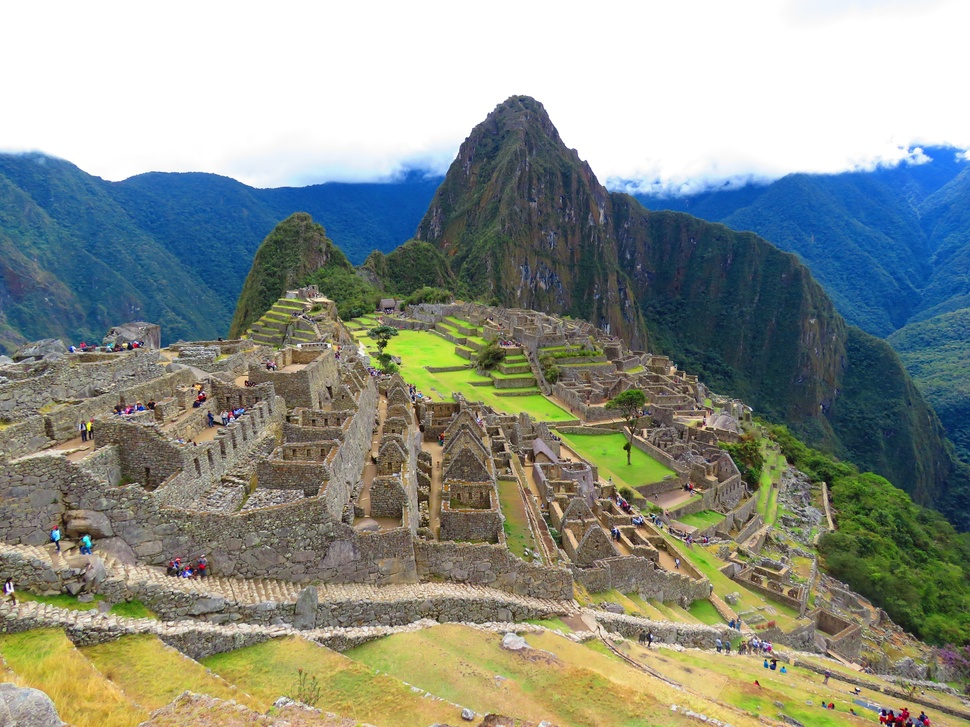
#> input picture datasets/images/machu_pichho_peru.jpg, 970 x 727 px, shrunk from 4608 x 3456 before the run
$ jupyter execute 3.ipynb
#> lines starting #> are read from the running program, lines starting #| are printed output that depends on the picture
[cell 1]
###importing stuff
import skimage
import math
import matplotlib
import numpy             as np
import matplotlib.pyplot as plt
from skimage import io
from skimage import data
from skimage import img_as_float
from skimage import img_as_ubyte

def image_prop(image):
    print("-"*40)
    print("Type :  ",type(image))
    print("DType : ",image.dtype)
    print("Shape : ",image.shape)
    print("size :  ",image.size)
    print("High Pixel  : ",image.max())
    print("Lowes Pixel : ",image.min())

    print("-"*40)

def plot_image(image):
    plt.figure(figsize=(10,10))
    plt.imshow(image,cmap="gray")
    plt.colorbar()
    image_prop(image)

[cell 2]
##m reading different channel in a image
image = io.imread("./datasets/images/machu_pichho_peru.jpg")
#> image is the input picture: shape (727, 970, 3); mean R, G, B 140.7, 146.7, 136.6
plot_image(image)
#| Type :   <class 'numpy.ndarray'>
#| DType :  uint8
#| Shape :  (727, 970, 3)
#| size :   2115570
#| High Pixel  :  255
#| Lowes Pixel :  0
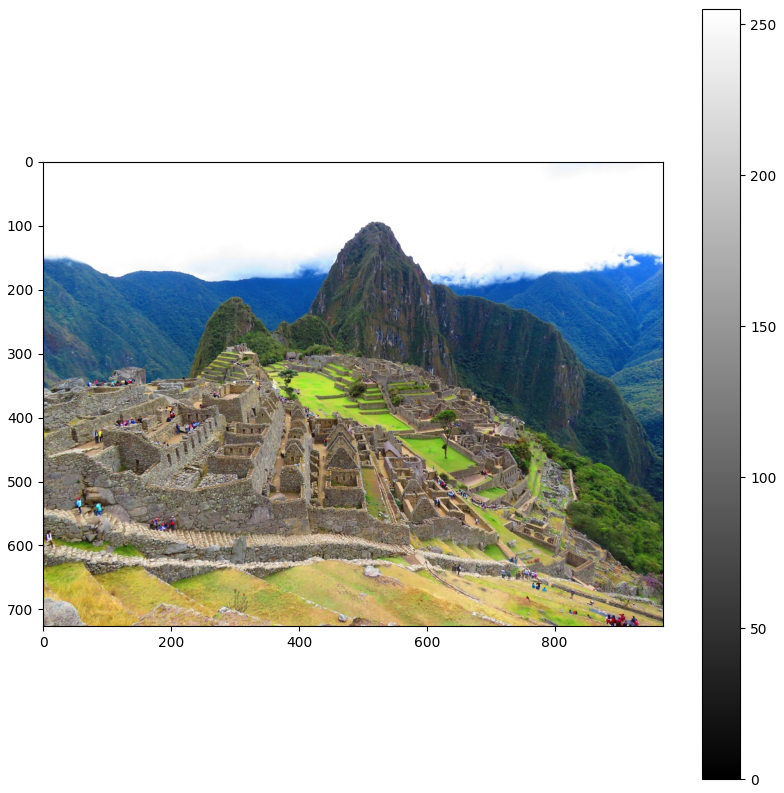
#> figure drawn by matplotlib, 2 panels

[cell 3]
## extracting different image
red = image[:,:,0]
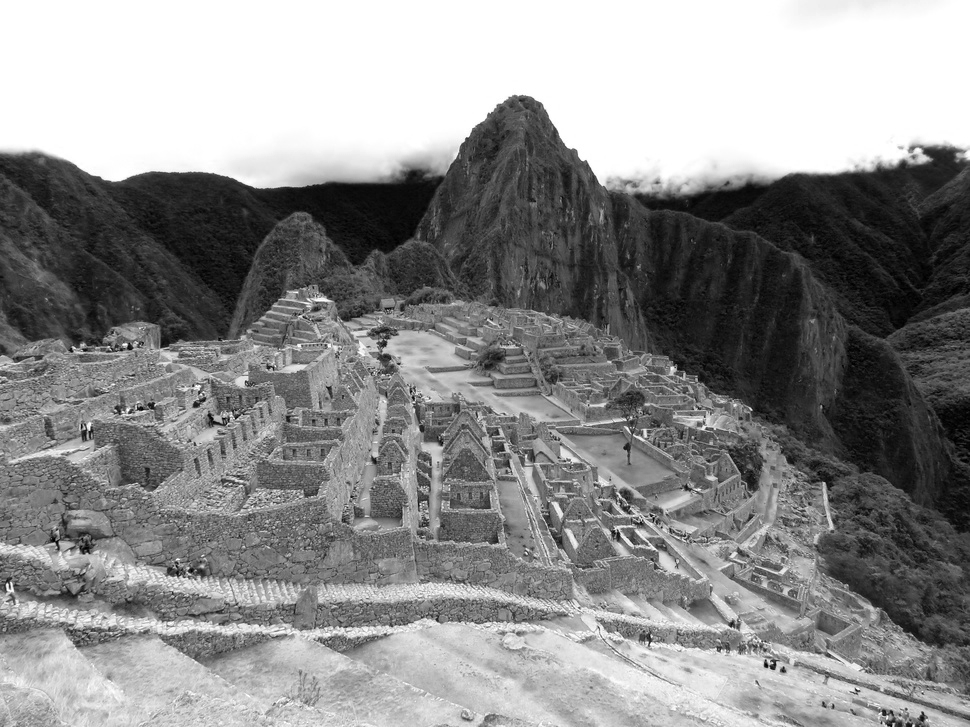
#> red: shape (727, 970); min 0, max 255, mean 140.7
green = image[:,:,1]
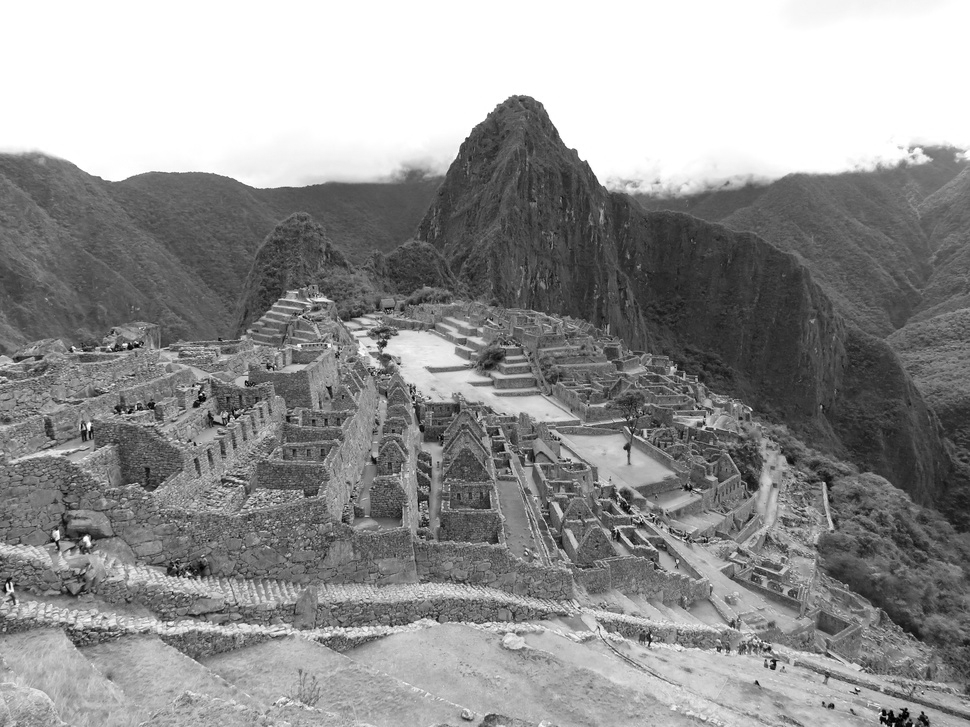
#> green: shape (727, 970); min 0, max 255, mean 146.7
blue = image[:,:,2]
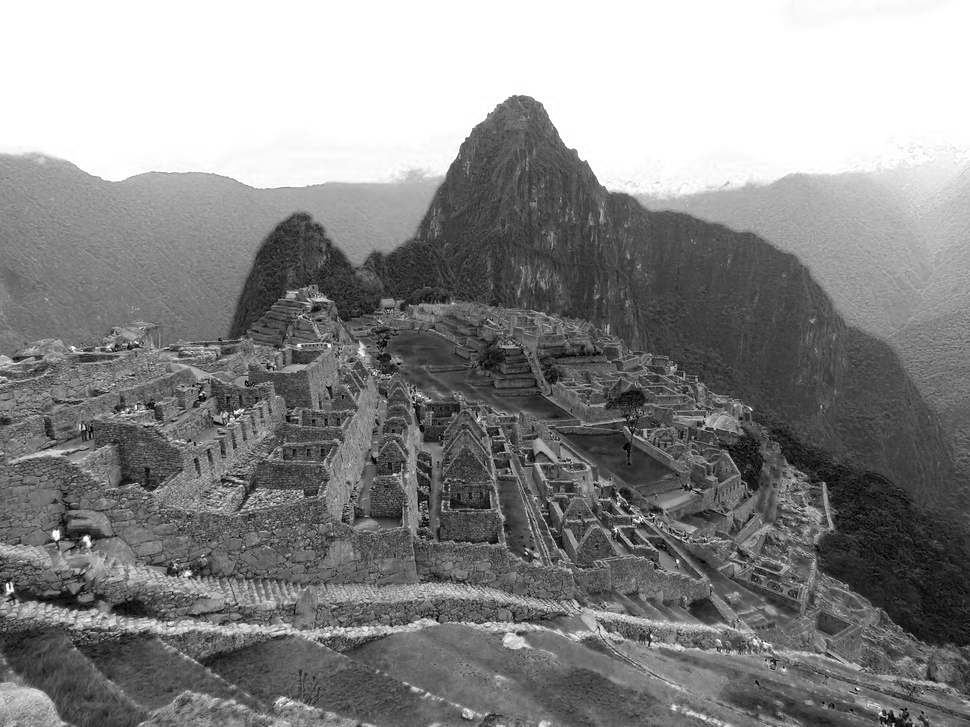
#> blue: shape (727, 970); min 0, max 255, mean 136.6
_,sections = plt.subplots(1,4,figsize=(10,10))
for ax in sections:
    ax.axis('off')
r_section,g_section,b_section,rgb_section = sections
r_section.imshow(red,cmap='gray')
r_section.set_title("Red Channel")
g_section.imshow(green,cmap='gray')
g_section.set_title("Green Channel")
b_section.imshow(blue,cmap='gray')
b_section.set_title("Blue Channel")
rgb_section.imshow(image)
rgb_section.set_title("rgb channel")

$ run again, with datasets/images/balloons.jpg copied over datasets/images/machu_pichho_peru.jpg
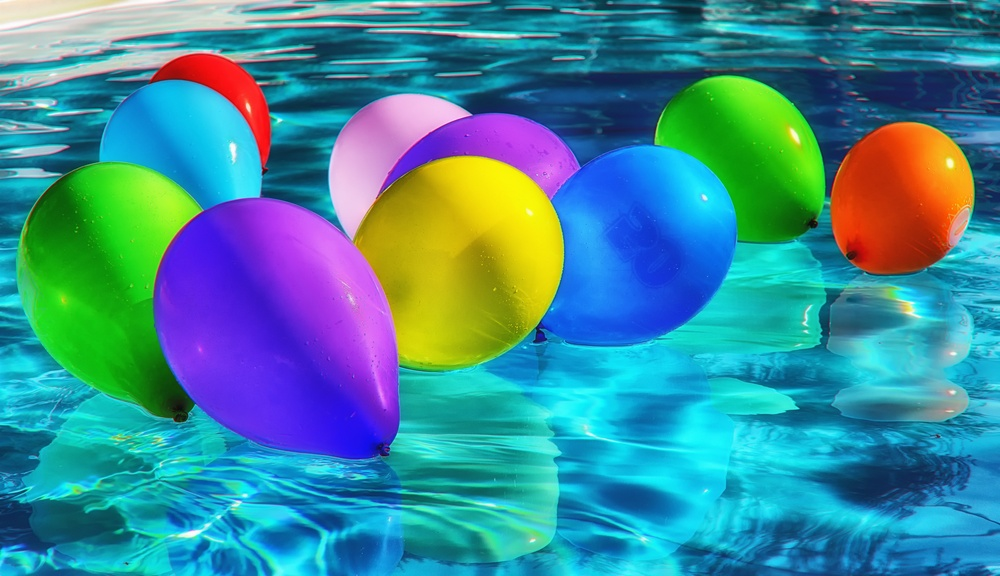
#> input picture datasets/images/balloons.jpg, 1000 x 576 px, shrunk from 5571 x 3211 before the run
#> image is the input picture: shape (576, 1000, 3); mean R, G, B 61.4, 138.6, 152.9
#| Type :   <class 'numpy.ndarray'>
#| DType :  uint8
#| Shape :  (576, 1000, 3)
#| size :   1728000
#| High Pixel  :  255
#| Lowes Pixel :  0
#> `green = image[:,:,1]`:
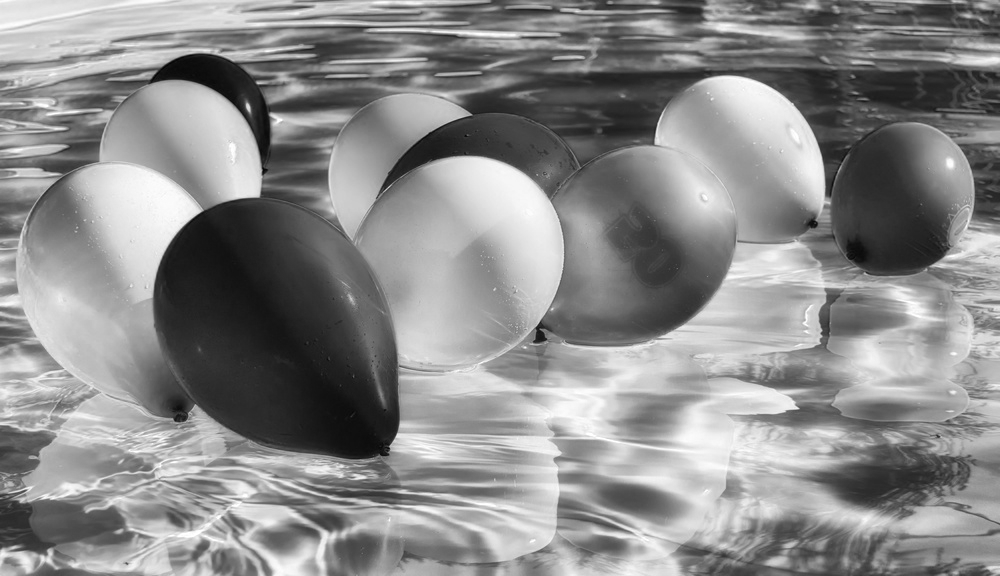
#> green: shape (576, 1000); min 4, max 255, mean 138.6
#> `blue = image[:,:,2]`:
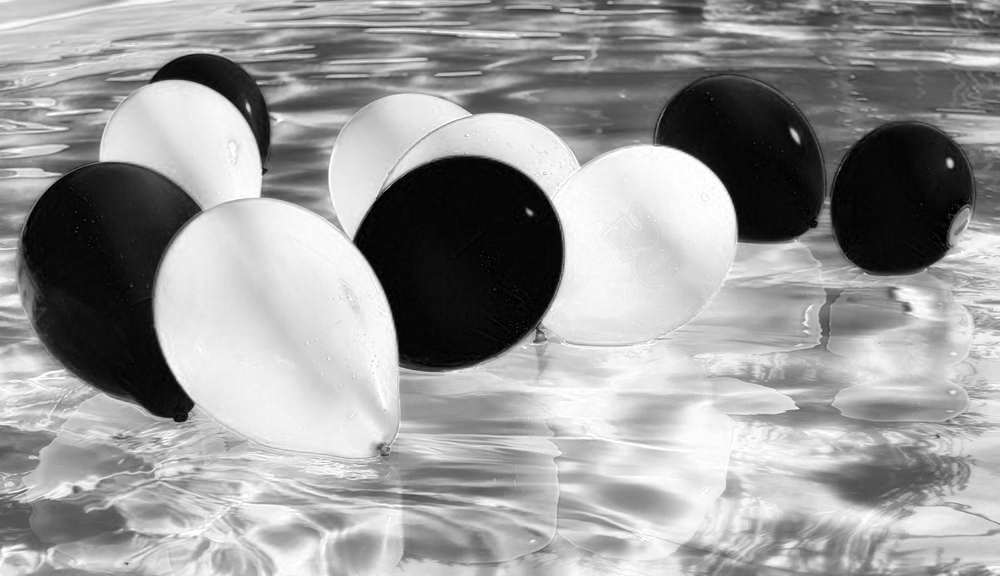
#> blue: shape (576, 1000); min 0, max 255, mean 152.9

$ run again, with datasets/images/blood_cells128X128.jpg copied over datasets/images/machu_pichho_peru.jpg
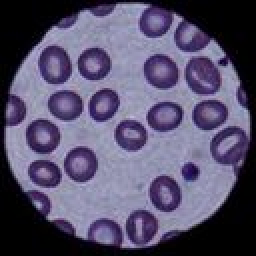
#> input picture datasets/images/blood_cells128X128.jpg, 128 x 128 px (shown 2 times larger)
#> image is the input picture: shape (128, 128, 3); mean R, G, B 87.4, 81.1, 109.1
#| Type :   <class 'numpy.ndarray'>
#| DType :  uint8
#| Shape :  (128, 128, 3)
#| size :   49152
#| High Pixel  :  218
#| Lowes Pixel :  0
#> `green = image[:,:,1]`:
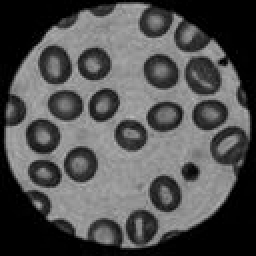
#> green: shape (128, 128) (shown 2 times larger); min 0, max 184, mean 81.1
#> `blue = image[:,:,2]`:
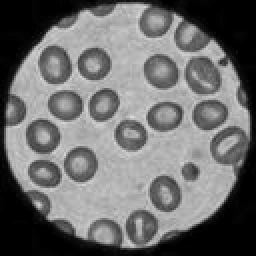
#> blue: shape (128, 128) (shown 2 times larger); min 0, max 218, mean 109.1

$ run again, with datasets/images/book-mirrored.jpg copied over datasets/images/machu_pichho_peru.jpg
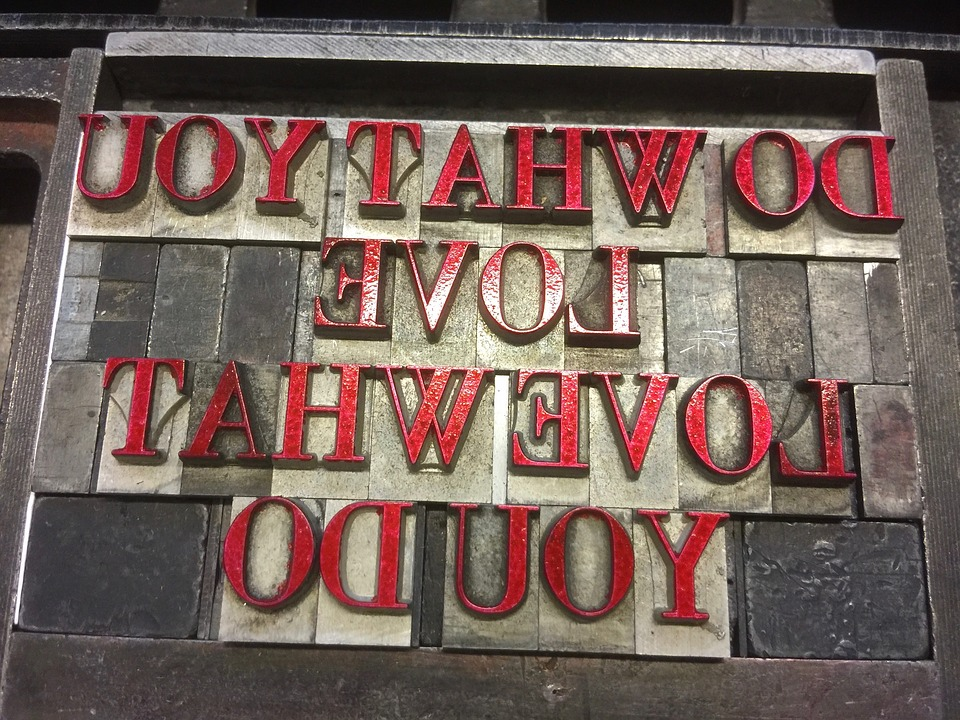
#> input picture datasets/images/book-mirrored.jpg, 960 x 720 px
#> image is the input picture: shape (720, 960, 3); mean R, G, B 116, 97.3, 90.3
#| Type :   <class 'numpy.ndarray'>
#| DType :  uint8
#| Shape :  (720, 960, 3)
#| size :   2073600
#| High Pixel  :  255
#| Lowes Pixel :  0
#> `[cell 2] ##m reading different channel in a image image = io.imread("...`:
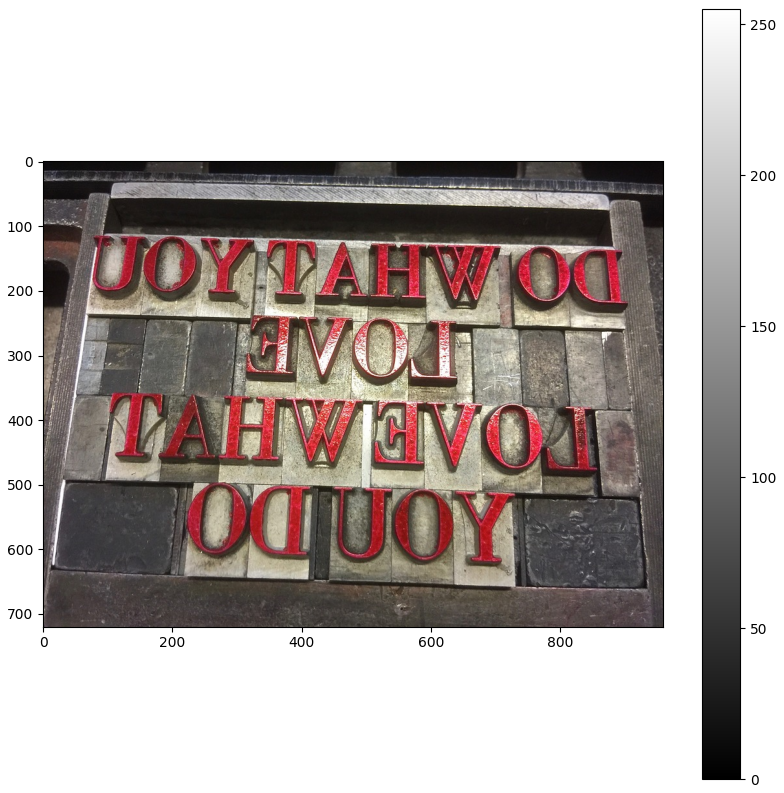
#> figure drawn by matplotlib, 2 panels
#> `blue = image[:,:,2]`:
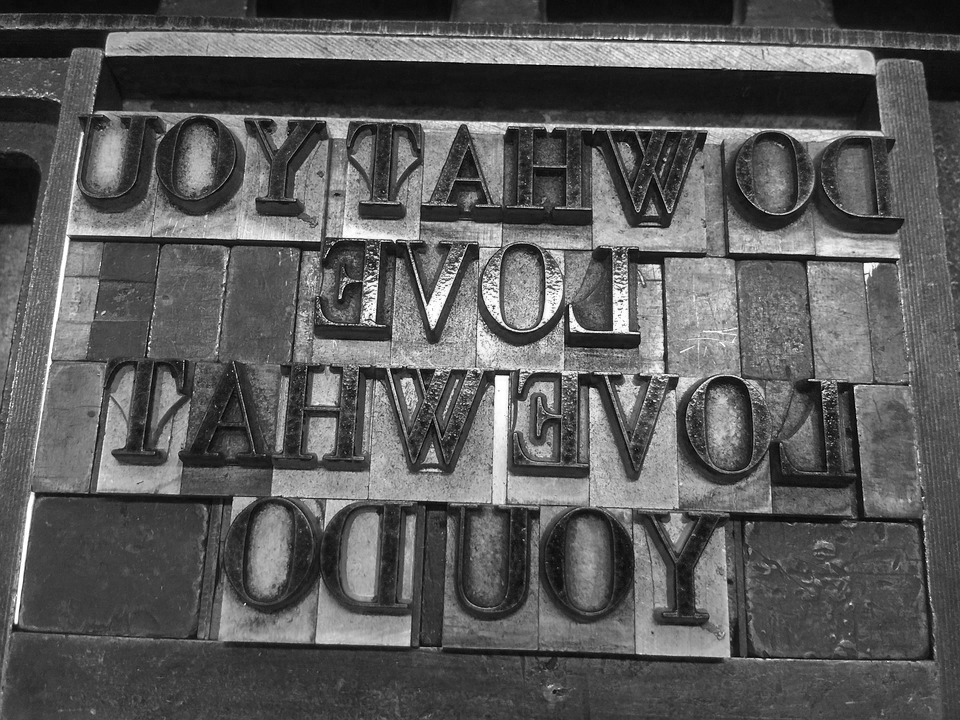
#> blue: shape (720, 960); min 0, max 255, mean 90.3
